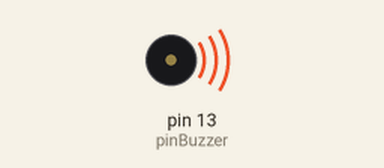
The sketch below on a simulated Arduino Uno, built with avr-gcc and run on an emulated ATmega328P. On the bench: buzzer (waves = sounding).

Above: at 0.1 s.
At 6.1 s:
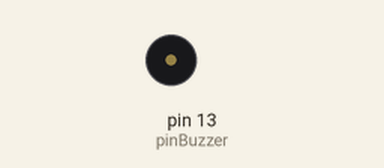
Timing chart, 0 to 7.6 s (numbered marks = the images above):
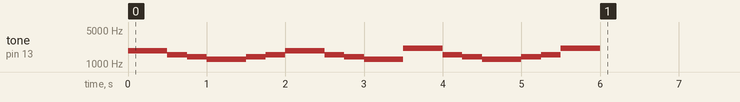

The sketch:

passiveBuzzerExample.ino
```cpp
const int pinBuzzer = 13; //13번핀을 Buzzer 핀에 연결

const float aPitchData[8]={1046.5,1174.65,1318.51,1396.91,1567.98,1760,1975.53,2093.00};


void setup() {
  pinMode(pinBuzzer, OUTPUT);

  tone(pinBuzzer, 1864.65);
  delay(500);
  tone(pinBuzzer, 1567.98);
  delay(250);
  tone(pinBuzzer, 1396.91);
  delay(250);
  tone(pinBuzzer, 1244.5);
  delay(500);
  tone(pinBuzzer, 1396.91);
  delay(250);
  tone(pinBuzzer, 1567.98);
  delay(250);
  tone(pinBuzzer, 1864.65);
  delay(500);
  tone(pinBuzzer, 1567.98);
  delay(250);
  tone(pinBuzzer, 1396.91);
  delay(250);
  tone(pinBuzzer, 1244.5);
  delay(500);
  tone(pinBuzzer, 2093);
  delay(500);
  tone(pinBuzzer, 1567.98);
  delay(250);
  tone(pinBuzzer, 1396.91);
  delay(250);
  tone(pinBuzzer, 1244.5);
  delay(500);
  tone(pinBuzzer, 1396.91);
  delay(250);
  tone(pinBuzzer, 1567.98);
  delay(250);
  tone(pinBuzzer, 2093);
  delay(500);

  noTone(pinBuzzer);

}

void loop() {


}
```
